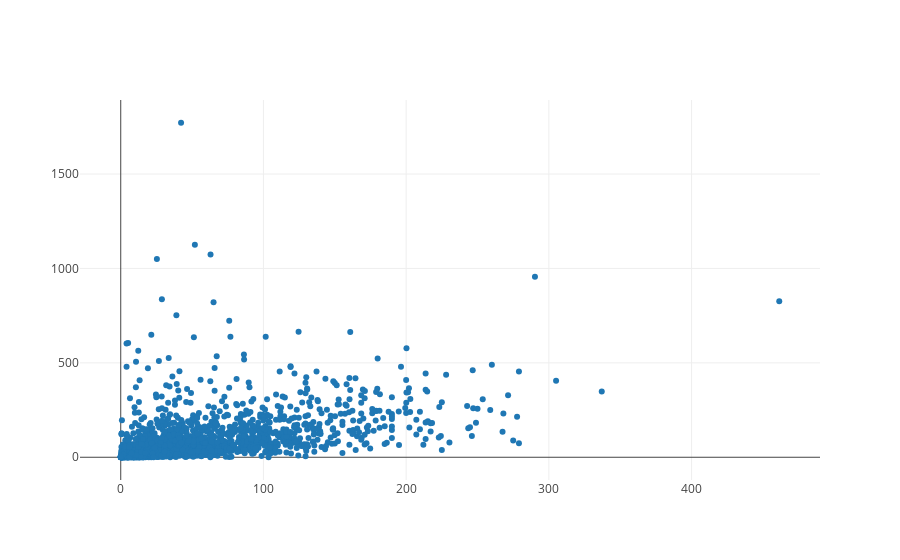

The notebook cell saved with this chart:
### Markdown cell above
> Once we have written the above code, we'll be ready to plot this data. Press shift + enter on the code below and you should see all movies in a graph.

### Code cell
from graph import plot
from plotly.offline import iplot, init_notebook_mode
init_notebook_mode(connected=True)

plot([revenues_per_budgets_trace])

### Figure 1 — Plotly figure (JSON) as saved in the notebook; plotly's stock layout.template omitted (floating-point values rounded to 4 significant figures; data arrays with more than 128 entries replaced by an {"elided": "..."} marker saying what was removed)
{"data": [{"mode": "markers", "name": "data", "text": {"elided": "1776 str values"}, "type": "scatter", "uid": "28a1b142-8946-11e9-a51e-0b77553b67d7", "x": {"elided": "1776 float values"}, "y": {"elided": "1776 float values"}}], "layout": {}}
